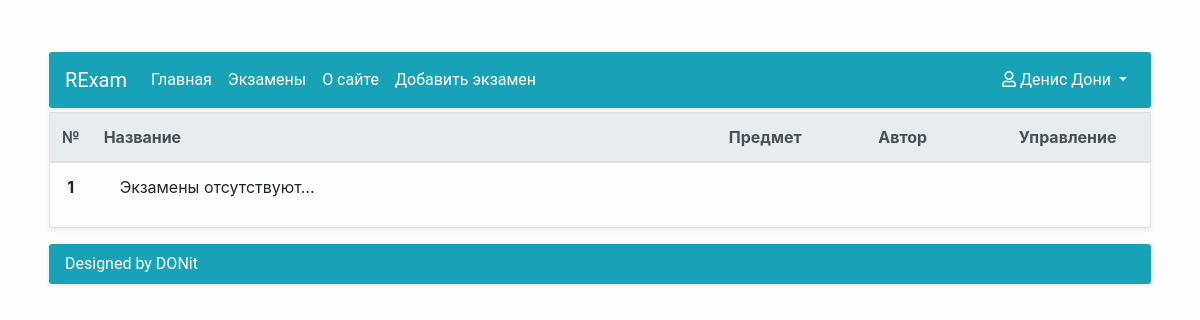
Page /exams/exams_list/ (signed in) on the earlier database version.
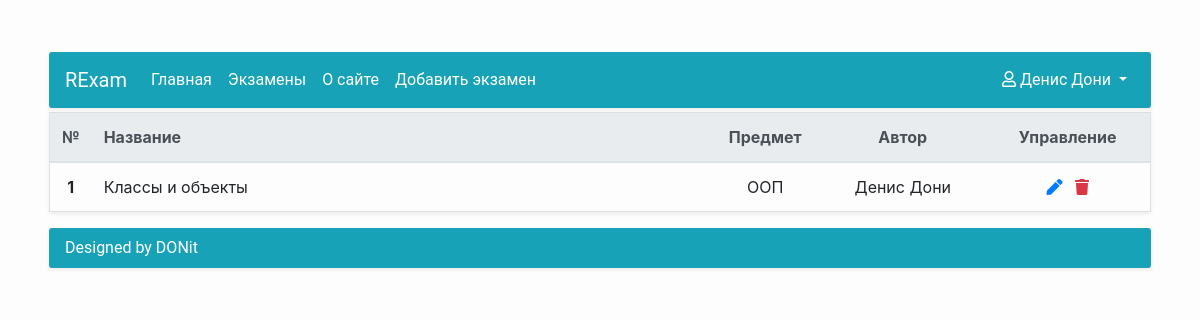
Same page on the later database version.
### Exams/models.py (models this page shows, shortened)
class Exam(Model):
    exam_header = CharField(max_length=30, blank=False, null=False, verbose_name=u'Заголовок экзамена')
    exam_description = TextField(blank=False, null=True, verbose_name=u'Описание экзамена')
    exam_date = DateField(auto_now_add=True, blank=False, null=True, verbose_name=u'Дата создания')
    exam_subject = ForeignKey(Subject, blank=False, null=True, on_delete=SET_NULL, verbose_name=u'Предмет')
    exam_author = ForeignKey(UserAccount, blank=False, null=True, on_delete=SET_NULL, verbose_name=u'Автор')
    def get_detail_url(self):
        return reverse('ExamDetail', kwargs={'pk': self.id})
    def get_delete_url(self):
        return reverse('ExamDelete', kwargs={'pk': self.id})
    def get_update_url(self):
        return reverse('ExamUpdate', kwargs={'pk': self.id})
    class Meta:
        verbose_name = u'Экзамен'
        verbose_name_plural = u'Экзамены'

class Subject(Model):
    name = CharField(max_length=30, blank=False, null=False, verbose_name=u'Имя предмета')
    def __str__(self):
        return self.name
    class Meta:
        verbose_name = u'Предмет'
        verbose_name_plural = u'Предметы'

### Accounts/models.py (models this page shows, shortened)
class UserAccount(AbstractUser):
    middle_name = models.CharField(max_length=20, blank=True, null=False, verbose_name=u'Отчество')
    study_group = models.ForeignKey(StudyGroup, on_delete=models.SET_NULL, null=True, blank=True)
    REQUIRED_FIELDS = ['email', 'first_name', 'last_name']
    class Meta:
        verbose_name = u'Пользователь'
        verbose_name_plural = u'Пользователи'

### Exams/views.py (the view)
# urls.py: path('exams_list/', ListExams.as_view(), name='ListExams'),
class ListExams(LoginRequiredMixin, ListView):
    model = Exam
    template_name = 'Exams/ListExams.html'

### Exams/templates/Exams/ListExams.html (shortened to what this page needs)
{% extends 'RExam/BaseContent.html' %}
{% load static %}
{% block head_end %}
    <link rel="stylesheet" href="{% static 'Exams/style.css' %}"/>
{% endblock head_end %}
{% block control-item %}
    <li class="nav-item active">
        <a class="nav-link" href="{% url 'CreateExam' %}"> Добавить экзамен</a>
    </li>
{% endblock control-item %}
{% block content %}
    <div class="m-1">
        <table class="table table-bordered shadow-sm table-hover">
            <thead class="thead-light">
            <tr>
                <th style="width: 3%; text-align: center" scope="col">№</th>
                <th scope="col">Название</th>
                <th style="width: 10%;text-align: center" scope="col">Предмет</th>
                <th style="width: 15%;text-align: center" scope="col">Автор</th>
                {% if perms.Exams %}
                    <th style="width: 15%;text-align: center" scope="col">Управление</th>
                {% endif %}
            </tr>
            </thead>
            <tbody>
            {% for exam in object_list %}
                <tr>
                    <th scope="row" class="text-center">{{ forloop.counter }}</th>
                    <td><a href="{{ exam.get_detail_url }}">{{ exam.exam_header }}</a></td>
                    <td class="text-center">{{ exam.exam_subject }}</td>
                    <td class="text-center">{{ exam.exam_author.get_full_name }}</td>
                    <td class="text-center">
                        {% if perms.Exams.change_exam %}
                            <a href="{{ exam.get_update_url }}" class="text-primary mr-2">
                                <i class="fas fa-pen"></i>
                            </a>
                        {% endif %}
                        {% if perms.Exams.delete_exam %}
                            <a class="text-danger" href="{{ exam.get_delete_url }}"><i
                                    class="fa fa-trash" aria-hidden="true"></i></a>
                        {% endif %}
                    </td>
                </tr>
            {% empty %}
                <tr>
                    <th scope="row" class="text-center">1</th>
                    <td><p class="pl-3">Экзамены отсутствуют...</p></td>
                </tr>
            {% endfor %}
            </tbody>
        </table>
    </div>
{% endblock content %}

Differences in the rows shown:
added Exam: exam_header "Классы и объекты", exam_subject "ООП", exam_author.get_full_name "Денис Дони"
Other differences:
text no longer shown: "1 Экзамены отсутствуют..."
